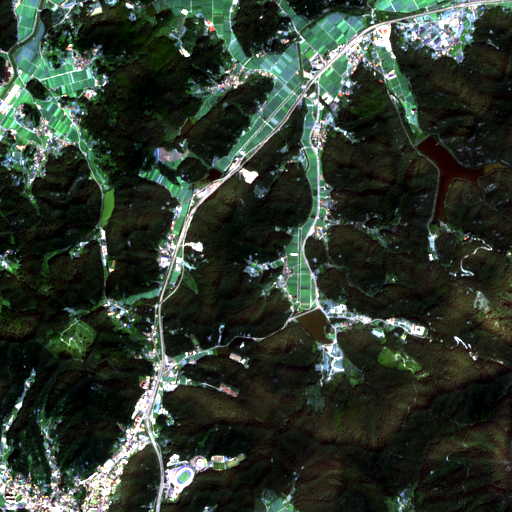
#> input picture Field_Test_Dataset/images/202309_patchN_0.tif, 512 x 512 px
$ python -i preprocessing.py   (imports and definitions only)
#> lines starting #> are read from the running program, lines starting #| are printed output that depends on the picture
import numpy as np
import cv2
from PIL import Image

####################아래는 원본이미지에만 적용할 전처리####################
# 엣지 보강 (샤프닝)
def enhance_edges(image):
    image = np.array(image)  # PIL Image -> NumPy 배열로 변환
    kernel = np.array([[0, -1, 0],
                       [-1, 5, -1],
                       [0, -1, 0]])
    return Image.fromarray(cv2.filter2D(image, -1, kernel))  # NumPy 배열에서 필터링 후 PIL 이미지로 변환

# 채도 강화
def enhance_saturation(image, scale=1.5):
    image = np.array(image)  # PIL Image -> NumPy 배열로 변환
    image = cv2.cvtColor(image, cv2.COLOR_RGB2BGR)  # RGB -> BGR로 변환
    hsv = cv2.cvtColor(image, cv2.COLOR_BGR2HSV)
    h, s, v = cv2.split(hsv)
    s = cv2.multiply(s, scale)
    s = cv2.min(s, 255)
    hsv = cv2.merge((h, s, v))
    image = cv2.cvtColor(hsv, cv2.COLOR_HSV2BGR)  # BGR -> HSV로 변환 후 다시 BGR로
    image = cv2.cvtColor(image, cv2.COLOR_BGR2RGB)  # BGR -> RGB 변환
    return Image.fromarray(image)  # 결과를 PIL 이미지로 변환

# CLAHE
def enhance_clahe(image):
    image = np.array(image)  # PIL Image -> NumPy 배열로 변환
    image = cv2.cvtColor(image, cv2.COLOR_RGB2BGR)  # RGB -> BGR로 변환
#> image is the input picture: shape (512, 512, 3); mean B, G, R 46.2, 57.6, 46.8
    lab = cv2.cvtColor(image, cv2.COLOR_BGR2LAB)
#> lab: shape (512, 512, 3); mean of channels 0, 1, 2 55.8, 121.9, 133.4
    l, a, b = cv2.split(lab)
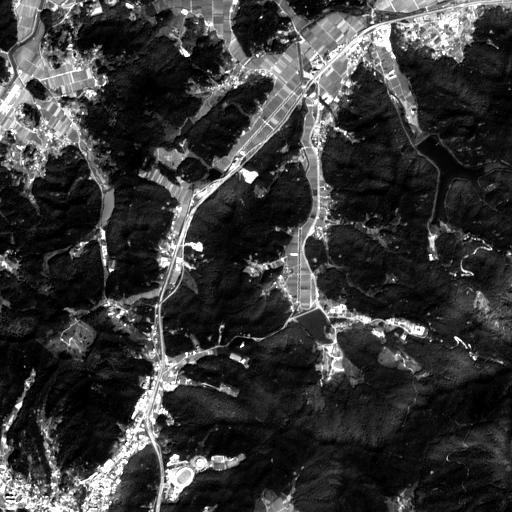
#> l: shape (512, 512); min 0, max 255, mean 55.8
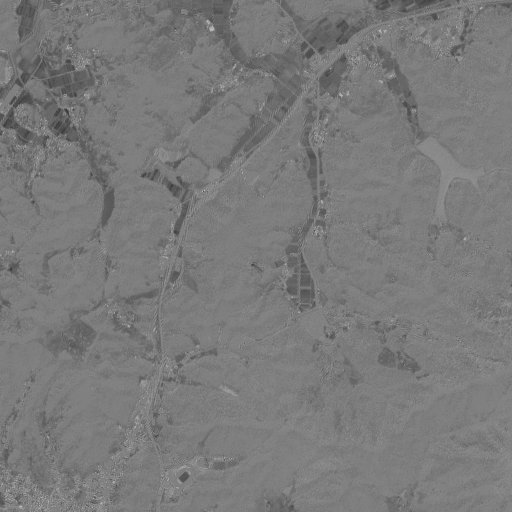
#> a: shape (512, 512); min 57, max 192, mean 121.9
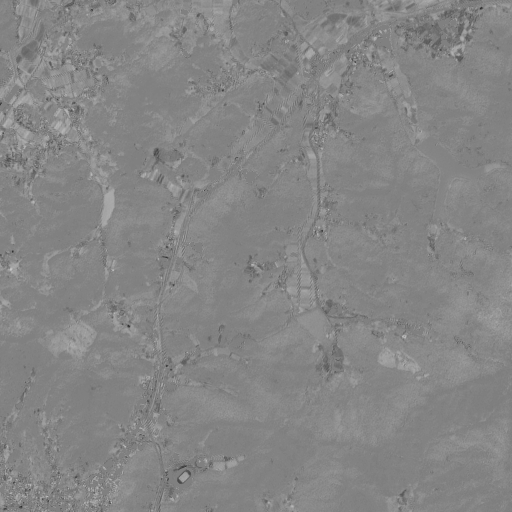
#> b: shape (512, 512); min 45, max 199, mean 133.4
    clahe = cv2.createCLAHE(clipLimit=1.0, tileGridSize=(2, 2))
    l = clahe.apply(l)
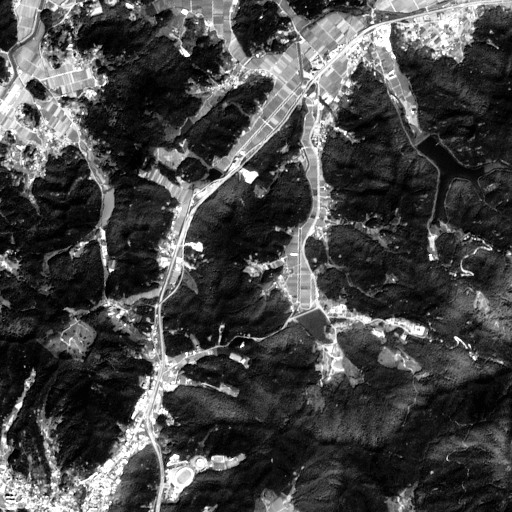
#> l: shape (512, 512); min 1, max 255, mean 69.7
    lab = cv2.merge((l, a, b))
#> lab: shape (512, 512, 3); mean of channels 0, 1, 2 69.7, 121.9, 133.4
    image = cv2.cvtColor(lab, cv2.COLOR_LAB2BGR)  # LAB -> BGR로 변환 후
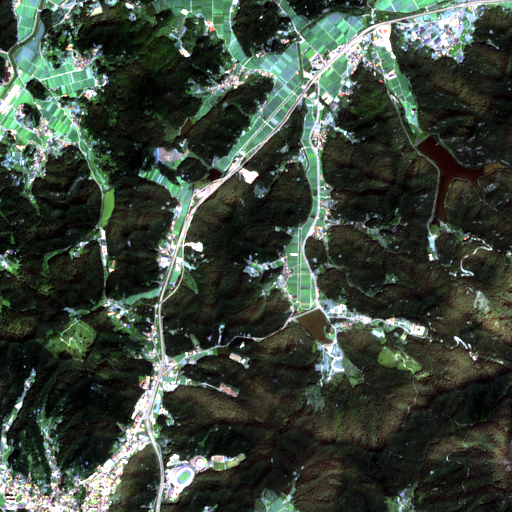
#> image: shape (512, 512, 3); mean B, G, R 59.3, 70.7, 59.7
    image = cv2.cvtColor(image, cv2.COLOR_BGR2RGB)  # BGR -> RGB 변환
    return Image.fromarray(image)  # 결과를 PIL 이미지로 변환

>>> import cv2
>>> picture = cv2.cvtColor(cv2.imread('../Field_Test_Dataset/images/202309_patchN_0.tif'), cv2.COLOR_BGR2RGB)
>>> result = enhance_clahe(picture)

$ run again, on Field_Test_Dataset/images/202309_patchN_1.tif
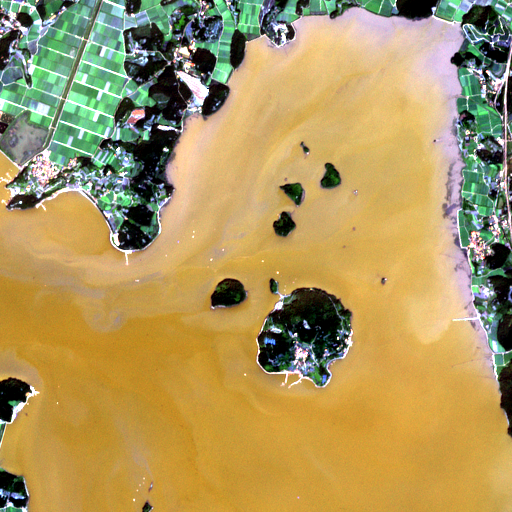
#> input picture Field_Test_Dataset/images/202309_patchN_1.tif, 512 x 512 px
#> in enhance_clahe, image is the input picture: shape (512, 512, 3); mean B, G, R 94.3, 151.5, 174
#> in enhance_clahe, `l, a, b = cv2.split(lab)`:
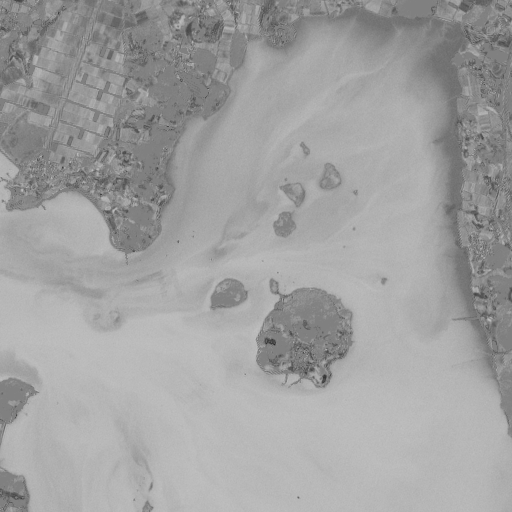
#> b: shape (512, 512); min 39, max 192, mean 160.4
#> in enhance_clahe, `image = cv2.cvtColor(lab, cv2.COLOR_LAB2BGR)`:
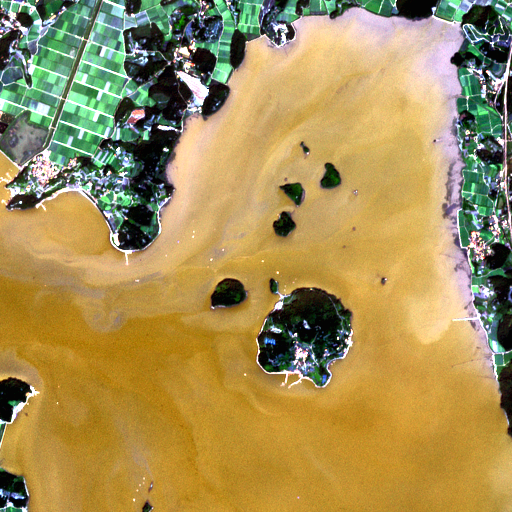
#> image: shape (512, 512, 3); mean B, G, R 86.6, 144, 165.7

$ run again, on Field_Test_Dataset/images/202309_patchN_10.tif
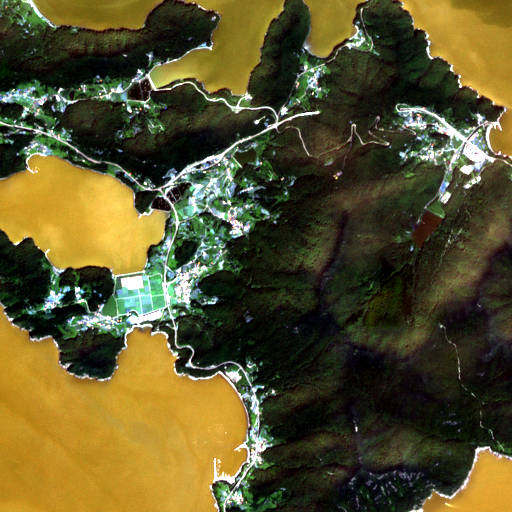
#> input picture Field_Test_Dataset/images/202309_patchN_10.tif, 512 x 512 px
#> in enhance_clahe, image is the input picture: shape (512, 512, 3); mean B, G, R 43.2, 82.7, 89.7
#> in enhance_clahe, `l = clahe.apply(l)`:
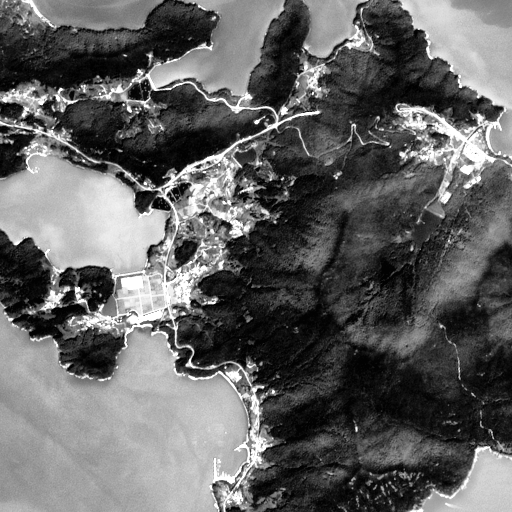
#> l: shape (512, 512); min 1, max 255, mean 98.6
#> in enhance_clahe, `image = cv2.cvtColor(lab, cv2.COLOR_LAB2BGR)`:
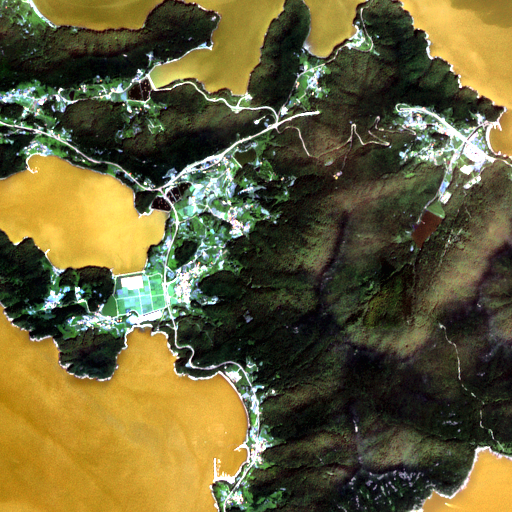
#> image: shape (512, 512, 3); mean B, G, R 55.3, 94.8, 102

$ run again, on Field_Test_Dataset/images/202309_patchN_11.tif
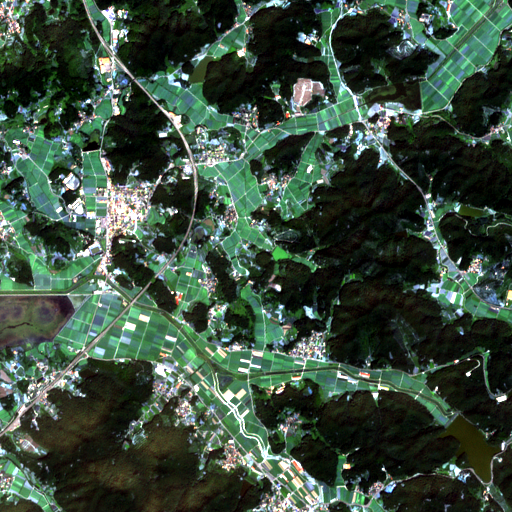
#> input picture Field_Test_Dataset/images/202309_patchN_11.tif, 512 x 512 px
#> in enhance_clahe, image is the input picture: shape (512, 512, 3); mean B, G, R 61.9, 77.3, 58.4
#> in enhance_clahe, `l, a, b = cv2.split(lab)`:
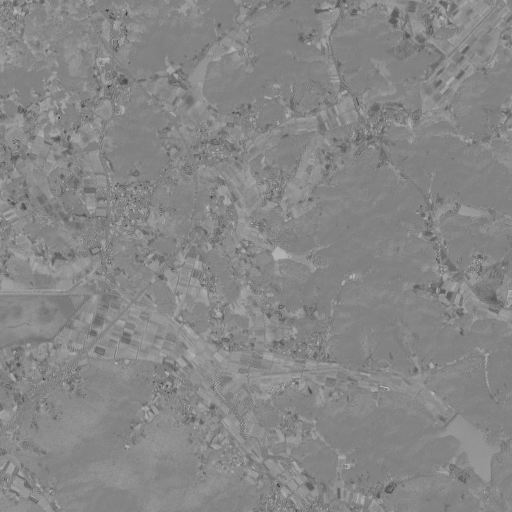
#> b: shape (512, 512); min 54, max 190, mean 134.6
#> in enhance_clahe, `image = cv2.cvtColor(lab, cv2.COLOR_LAB2BGR)`:
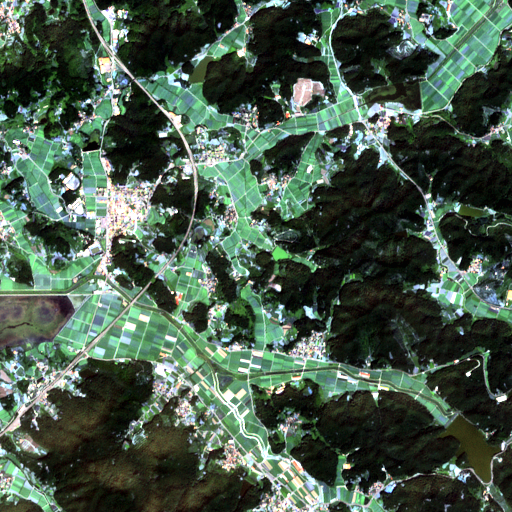
#> image: shape (512, 512, 3); mean B, G, R 75.4, 91.1, 71.9
